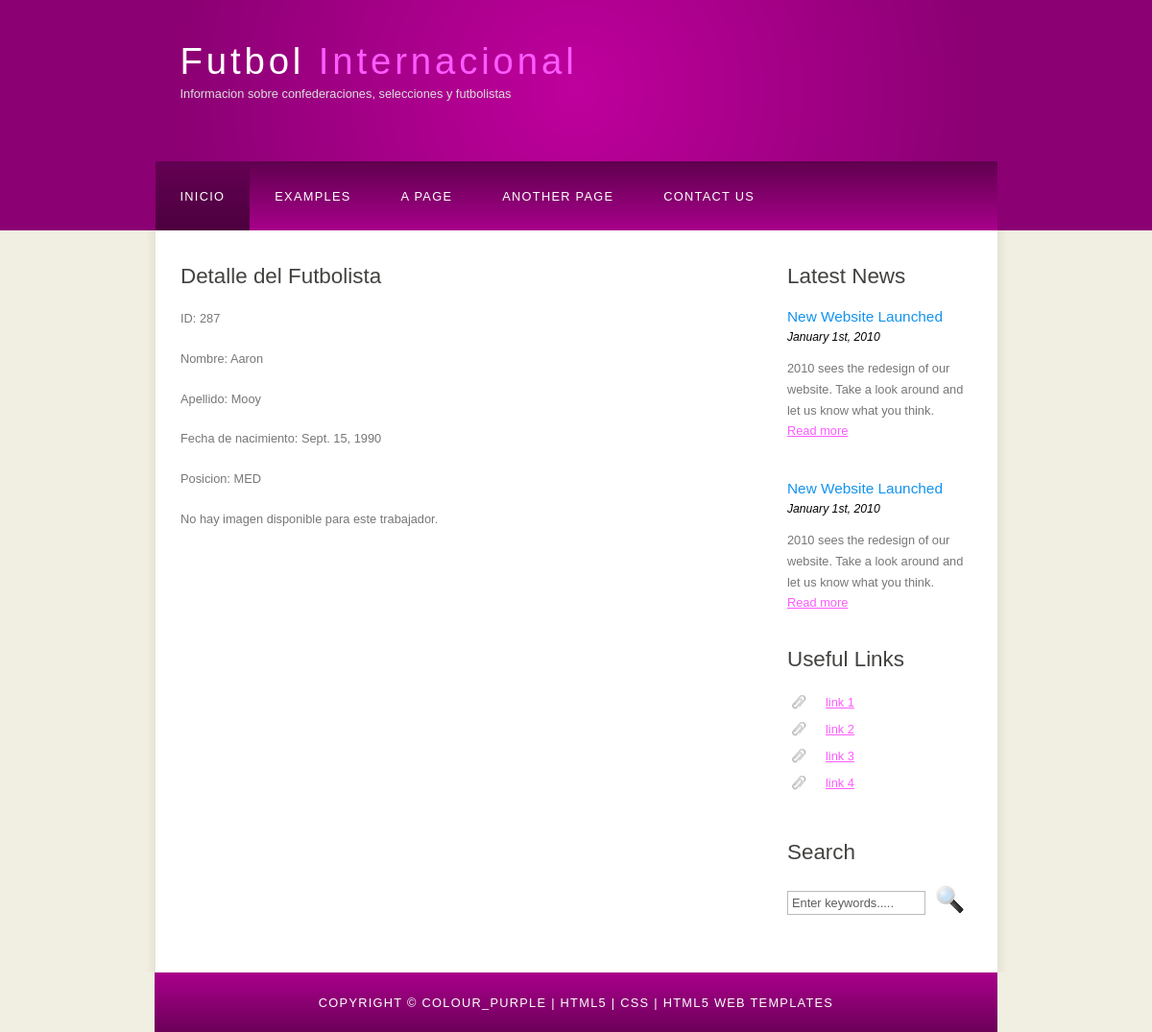
/seleccionesAPP/detalleFutbolista/287/, run on the app's committed database.
### seleccionesAPP/models.py (models this page shows, shortened)
class Futbolista(models.Model):
    nombre = models.CharField(max_length=50)
    apellido = models.CharField(max_length=100, default='')
    fecha_nac = models.DateField()
    POSICIONES = [
        ('POR', 'Portero'),
        ('DEF', 'Defensa'),
        ('MED', 'Mediocampista'),
        ('DEL', 'Delantero'),
    ]
    posicion = models.CharField(
        max_length=3,         # Cambiado a 3 porque usamos abreviaturas de 3 letras
        choices=POSICIONES,   # Opciones predefinidas
        default='MED',        # Valor por defecto: Mediocampista
    )
    seleccion = models.ForeignKey(Seleccion, on_delete=models.CASCADE, related_name='futbolista')
    imagenFutbolista= models.URLField(max_length=600,null=True,blank=True)

### seleccionesAPP/views.py (the view)
# urls.py: path('detalleFutbolista/<int:id_futbolista>/', views.detalleFutbolista,name='detalleFutbolista')
def detalleFutbolista(request, id_futbolista):
    futbolista = get_object_or_404(Futbolista, pk=id_futbolista)
    contexto = {'futbolista': futbolista}
    return render(request, 'detalleFutbolista.html', contexto)

### seleccionesAPP/templates/detalleFutbolista.html (shortened to what this page needs)
{% extends 'base.html' %}
{% block contenido %}
<html>
<head>
</head>
<body>
    <h1>Detalle del Futbolista</h1>
    <p>ID: {{ futbolista.id }}</p>
    <p>Nombre: {{ futbolista.nombre }}</p>
    <p>Apellido: {{ futbolista.apellido }}</p>
    <p>Fecha de nacimiento: {{ futbolista.fecha_nac }}</p>
    <p>Posicion: {{ futbolista.posicion }}</p>
    {% if futbolista.imagenFutbolista %}
        <p>Imagen:</p>
        <img class="imagenFutbolista" src="{{futbolista.imagenFutbolista}}" alt="imagen" style="width:300px" >
    {% else %}
        <p>No hay imagen disponible para este trabajador.</p>
    {%endif%}
</body>
</html>
{% endblock %}

### seleccionesAPP/static/style/style.css (style rules this page uses)
html { height: 100%; }
* { margin: 0; padding: 0; }
body { font: normal .80em 'trebuchet ms', arial, sans-serif; background: #F0EFE2; color: #777; }
p { padding: 0 0 20px 0; line-height: 1.7em; }
h1, h2, h3, h4, h5, h6 { font: normal 175% 'century gothic', arial, sans-serif; color: #43423F; margin: 0 0 15px 0; padding: 15px 0 5px 0; }

### data on the page
Futbolista: id "287", nombre "Aaron", apellido "Mooy", fecha_nac "Sept. 15, 1990", posicion "MED"
